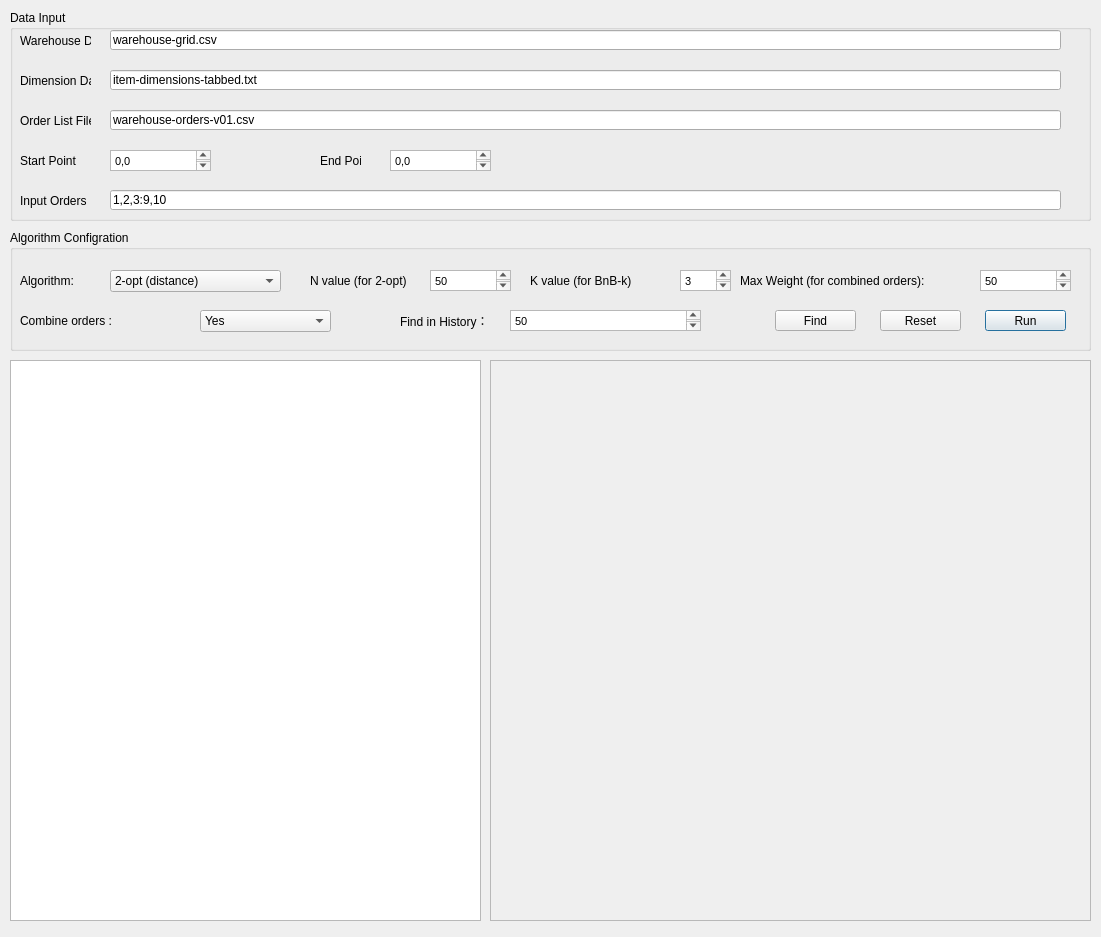
<?xml version="1.0" encoding="UTF-8"?>
<ui version="4.0">
 <class>Dialog</class>
 <widget class="QDialog" name="Dialog">
  <property name="geometry">
   <rect>
    <x>0</x>
    <y>0</y>
    <width>1101</width>
    <height>937</height>
   </rect>
  </property>
  <property name="windowTitle">
   <string>Dialog</string>
  </property>
  <widget class="QGroupBox" name="groupBox">
   <property name="geometry">
    <rect>
     <x>10</x>
     <y>10</y>
     <width>1081</width>
     <height>211</height>
    </rect>
   </property>
   <property name="title">
    <string>Data Input</string>
   </property>
   <widget class="QLineEdit" name="inputorders">
    <property name="geometry">
     <rect>
      <x>100</x>
      <y>180</y>
      <width>951</width>
      <height>20</height>
     </rect>
    </property>
    <property name="text">
     <string>1,2,3:9,10</string>
    </property>
   </widget>
   <widget class="QLabel" name="label_2">
    <property name="geometry">
     <rect>
      <x>10</x>
      <y>100</y>
      <width>71</width>
      <height>21</height>
     </rect>
    </property>
    <property name="text">
     <string>Order List File</string>
    </property>
   </widget>
   <widget class="QLabel" name="label_4">
    <property name="geometry">
     <rect>
      <x>310</x>
      <y>140</y>
      <width>41</width>
      <height>21</height>
     </rect>
    </property>
    <property name="text">
     <string>End Point</string>
    </property>
   </widget>
   <widget class="QLabel" name="label_3">
    <property name="geometry">
     <rect>
      <x>10</x>
      <y>140</y>
      <width>71</width>
      <height>21</height>
     </rect>
    </property>
    <property name="text">
     <string>Start Point</string>
    </property>
   </widget>
   <widget class="QTextEdit" name="startpoint">
    <property name="geometry">
     <rect>
      <x>100</x>
      <y>140</y>
      <width>101</width>
      <height>21</height>
     </rect>
    </property>
    <property name="html">
     <string>&lt;!DOCTYPE HTML PUBLIC &quot;-//W3C//DTD HTML 4.0//EN&quot; &quot;http://www.w3.org/TR/REC-html40/strict.dtd&quot;&gt;
&lt;html&gt;&lt;head&gt;&lt;meta name=&quot;qrichtext&quot; content=&quot;1&quot; /&gt;&lt;style type=&quot;text/css&quot;&gt;
p, li { white-space: pre-wrap; }
&lt;/style&gt;&lt;/head&gt;&lt;body style=&quot; font-family:'MS Shell Dlg 2'; font-size:8pt; font-weight:400; font-style:normal;&quot;&gt;
&lt;p style=&quot; margin-top:0px; margin-bottom:0px; margin-left:0px; margin-right:0px; -qt-block-indent:0; text-indent:0px;&quot;&gt;0,0&lt;/p&gt;&lt;/body&gt;&lt;/html&gt;</string>
    </property>
   </widget>
   <widget class="QLabel" name="label">
    <property name="geometry">
     <rect>
      <x>10</x>
      <y>20</y>
      <width>71</width>
      <height>21</height>
     </rect>
    </property>
    <property name="text">
     <string>Warehouse Data</string>
    </property>
   </widget>
   <widget class="QLineEdit" name="orderlist">
    <property name="geometry">
     <rect>
      <x>100</x>
      <y>100</y>
      <width>951</width>
      <height>20</height>
     </rect>
    </property>
    <property name="text">
     <string>warehouse-orders-v01.csv</string>
    </property>
   </widget>
   <widget class="QTextEdit" name="endpoint">
    <property name="geometry">
     <rect>
      <x>380</x>
      <y>140</y>
      <width>101</width>
      <height>21</height>
     </rect>
    </property>
    <property name="html">
     <string>&lt;!DOCTYPE HTML PUBLIC &quot;-//W3C//DTD HTML 4.0//EN&quot; &quot;http://www.w3.org/TR/REC-html40/strict.dtd&quot;&gt;
&lt;html&gt;&lt;head&gt;&lt;meta name=&quot;qrichtext&quot; content=&quot;1&quot; /&gt;&lt;style type=&quot;text/css&quot;&gt;
p, li { white-space: pre-wrap; }
&lt;/style&gt;&lt;/head&gt;&lt;body style=&quot; font-family:'MS Shell Dlg 2'; font-size:8pt; font-weight:400; font-style:normal;&quot;&gt;
&lt;p style=&quot; margin-top:0px; margin-bottom:0px; margin-left:0px; margin-right:0px; -qt-block-indent:0; text-indent:0px;&quot;&gt;0,0&lt;/p&gt;&lt;/body&gt;&lt;/html&gt;</string>
    </property>
   </widget>
   <widget class="QLabel" name="label_5">
    <property name="geometry">
     <rect>
      <x>10</x>
      <y>180</y>
      <width>71</width>
      <height>21</height>
     </rect>
    </property>
    <property name="text">
     <string>Input Orders</string>
    </property>
   </widget>
   <widget class="QLineEdit" name="warehousedata">
    <property name="geometry">
     <rect>
      <x>100</x>
      <y>20</y>
      <width>951</width>
      <height>20</height>
     </rect>
    </property>
    <property name="text">
     <string>warehouse-grid.csv</string>
    </property>
   </widget>
   <widget class="QLineEdit" name="dimension">
    <property name="geometry">
     <rect>
      <x>100</x>
      <y>60</y>
      <width>951</width>
      <height>20</height>
     </rect>
    </property>
    <property name="text">
     <string>item-dimensions-tabbed.txt</string>
    </property>
   </widget>
   <widget class="QLabel" name="label_12">
    <property name="geometry">
     <rect>
      <x>10</x>
      <y>60</y>
      <width>71</width>
      <height>21</height>
     </rect>
    </property>
    <property name="text">
     <string>Dimension Data</string>
    </property>
   </widget>
  </widget>
  <widget class="QGroupBox" name="groupBox_2">
   <property name="geometry">
    <rect>
     <x>10</x>
     <y>230</y>
     <width>1081</width>
     <height>121</height>
    </rect>
   </property>
   <property name="title">
    <string>Algorithm Configration</string>
   </property>
   <widget class="QLabel" name="label_6">
    <property name="geometry">
     <rect>
      <x>10</x>
      <y>40</y>
      <width>71</width>
      <height>21</height>
     </rect>
    </property>
    <property name="text">
     <string>Algorithm:</string>
    </property>
   </widget>
   <widget class="QComboBox" name="comboAlgorithm">
    <property name="geometry">
     <rect>
      <x>100</x>
      <y>40</y>
      <width>171</width>
      <height>22</height>
     </rect>
    </property>
    <item>
     <property name="text">
      <string>2-opt (distance)</string>
     </property>
    </item>
    <item>
     <property name="text">
      <string>2-opt (effort)</string>
     </property>
    </item>
    <item>
     <property name="text">
      <string>BnB-1</string>
     </property>
    </item>
    <item>
     <property name="text">
      <string>BnB-2</string>
     </property>
    </item>
    <item>
     <property name="text">
      <string>BnB-3</string>
     </property>
    </item>
    <item>
     <property name="text">
      <string>BnB-4</string>
     </property>
    </item>
    <item>
     <property name="text">
      <string>BnB k-layer</string>
     </property>
    </item>
    <item>
     <property name="text">
      <string>Test bench (all algorithoms)</string>
     </property>
    </item>
   </widget>
   <widget class="QLabel" name="label_7">
    <property name="geometry">
     <rect>
      <x>300</x>
      <y>40</y>
      <width>121</width>
      <height>21</height>
     </rect>
    </property>
    <property name="text">
     <string>N value (for 2-opt)</string>
    </property>
   </widget>
   <widget class="QTextEdit" name="textOptN">
    <property name="geometry">
     <rect>
      <x>420</x>
      <y>40</y>
      <width>81</width>
      <height>21</height>
     </rect>
    </property>
    <property name="html">
     <string>&lt;!DOCTYPE HTML PUBLIC &quot;-//W3C//DTD HTML 4.0//EN&quot; &quot;http://www.w3.org/TR/REC-html40/strict.dtd&quot;&gt;
&lt;html&gt;&lt;head&gt;&lt;meta name=&quot;qrichtext&quot; content=&quot;1&quot; /&gt;&lt;style type=&quot;text/css&quot;&gt;
p, li { white-space: pre-wrap; }
&lt;/style&gt;&lt;/head&gt;&lt;body style=&quot; font-family:'MS Shell Dlg 2'; font-size:8pt; font-weight:400; font-style:normal;&quot;&gt;
&lt;p style=&quot; margin-top:0px; margin-bottom:0px; margin-left:0px; margin-right:0px; -qt-block-indent:0; text-indent:0px;&quot;&gt;50&lt;/p&gt;&lt;/body&gt;&lt;/html&gt;</string>
    </property>
   </widget>
   <widget class="QLabel" name="label_8">
    <property name="geometry">
     <rect>
      <x>520</x>
      <y>40</y>
      <width>151</width>
      <height>21</height>
     </rect>
    </property>
    <property name="text">
     <string>K value (for BnB-k)</string>
    </property>
   </widget>
   <widget class="QTextEdit" name="textK">
    <property name="geometry">
     <rect>
      <x>670</x>
      <y>40</y>
      <width>51</width>
      <height>21</height>
     </rect>
    </property>
    <property name="html">
     <string>&lt;!DOCTYPE HTML PUBLIC &quot;-//W3C//DTD HTML 4.0//EN&quot; &quot;http://www.w3.org/TR/REC-html40/strict.dtd&quot;&gt;
&lt;html&gt;&lt;head&gt;&lt;meta name=&quot;qrichtext&quot; content=&quot;1&quot; /&gt;&lt;style type=&quot;text/css&quot;&gt;
p, li { white-space: pre-wrap; }
&lt;/style&gt;&lt;/head&gt;&lt;body style=&quot; font-family:'MS Shell Dlg 2'; font-size:8pt; font-weight:400; font-style:normal;&quot;&gt;
&lt;p style=&quot; margin-top:0px; margin-bottom:0px; margin-left:0px; margin-right:0px; -qt-block-indent:0; text-indent:0px;&quot;&gt;3&lt;/p&gt;&lt;/body&gt;&lt;/html&gt;</string>
    </property>
   </widget>
   <widget class="QLabel" name="label_9">
    <property name="geometry">
     <rect>
      <x>10</x>
      <y>80</y>
      <width>161</width>
      <height>21</height>
     </rect>
    </property>
    <property name="text">
     <string>Combine orders :</string>
    </property>
   </widget>
   <widget class="QComboBox" name="comboCombine">
    <property name="geometry">
     <rect>
      <x>190</x>
      <y>80</y>
      <width>131</width>
      <height>22</height>
     </rect>
    </property>
    <item>
     <property name="text">
      <string>Yes</string>
     </property>
    </item>
    <item>
     <property name="text">
      <string>No</string>
     </property>
    </item>
   </widget>
   <widget class="QLabel" name="label_10">
    <property name="geometry">
     <rect>
      <x>730</x>
      <y>40</y>
      <width>241</width>
      <height>21</height>
     </rect>
    </property>
    <property name="text">
     <string>Max Weight (for combined orders):</string>
    </property>
   </widget>
   <widget class="QTextEdit" name="textWeight">
    <property name="geometry">
     <rect>
      <x>970</x>
      <y>40</y>
      <width>91</width>
      <height>21</height>
     </rect>
    </property>
    <property name="html">
     <string>&lt;!DOCTYPE HTML PUBLIC &quot;-//W3C//DTD HTML 4.0//EN&quot; &quot;http://www.w3.org/TR/REC-html40/strict.dtd&quot;&gt;
&lt;html&gt;&lt;head&gt;&lt;meta name=&quot;qrichtext&quot; content=&quot;1&quot; /&gt;&lt;style type=&quot;text/css&quot;&gt;
p, li { white-space: pre-wrap; }
&lt;/style&gt;&lt;/head&gt;&lt;body style=&quot; font-family:'MS Shell Dlg 2'; font-size:8pt; font-weight:400; font-style:normal;&quot;&gt;
&lt;p style=&quot; margin-top:0px; margin-bottom:0px; margin-left:0px; margin-right:0px; -qt-block-indent:0; text-indent:0px;&quot;&gt;50&lt;/p&gt;&lt;/body&gt;&lt;/html&gt;</string>
    </property>
   </widget>
   <widget class="QPushButton" name="pushRun">
    <property name="geometry">
     <rect>
      <x>975</x>
      <y>80</y>
      <width>81</width>
      <height>21</height>
     </rect>
    </property>
    <property name="text">
     <string>Run</string>
    </property>
   </widget>
   <widget class="QPushButton" name="pushReset">
    <property name="geometry">
     <rect>
      <x>870</x>
      <y>80</y>
      <width>81</width>
      <height>21</height>
     </rect>
    </property>
    <property name="text">
     <string>Reset</string>
    </property>
   </widget>
   <widget class="QPushButton" name="pushFind">
    <property name="geometry">
     <rect>
      <x>765</x>
      <y>80</y>
      <width>81</width>
      <height>21</height>
     </rect>
    </property>
    <property name="text">
     <string>Find</string>
    </property>
   </widget>
   <widget class="QLabel" name="label_11">
    <property name="geometry">
     <rect>
      <x>390</x>
      <y>80</y>
      <width>111</width>
      <height>21</height>
     </rect>
    </property>
    <property name="text">
     <string>Find in History：</string>
    </property>
   </widget>
   <widget class="QTextEdit" name="textOrder">
    <property name="geometry">
     <rect>
      <x>500</x>
      <y>80</y>
      <width>191</width>
      <height>21</height>
     </rect>
    </property>
    <property name="html">
     <string>&lt;!DOCTYPE HTML PUBLIC &quot;-//W3C//DTD HTML 4.0//EN&quot; &quot;http://www.w3.org/TR/REC-html40/strict.dtd&quot;&gt;
&lt;html&gt;&lt;head&gt;&lt;meta name=&quot;qrichtext&quot; content=&quot;1&quot; /&gt;&lt;style type=&quot;text/css&quot;&gt;
p, li { white-space: pre-wrap; }
&lt;/style&gt;&lt;/head&gt;&lt;body style=&quot; font-family:'MS Shell Dlg 2'; font-size:8pt; font-weight:400; font-style:normal;&quot;&gt;
&lt;p style=&quot; margin-top:0px; margin-bottom:0px; margin-left:0px; margin-right:0px; -qt-block-indent:0; text-indent:0px;&quot;&gt;50&lt;/p&gt;&lt;/body&gt;&lt;/html&gt;</string>
    </property>
   </widget>
  </widget>
  <widget class="QTextBrowser" name="textBrowser">
   <property name="geometry">
    <rect>
     <x>10</x>
     <y>360</y>
     <width>471</width>
     <height>561</height>
    </rect>
   </property>
  </widget>
  <widget class="QFrame" name="frame">
   <property name="geometry">
    <rect>
     <x>490</x>
     <y>360</y>
     <width>601</width>
     <height>561</height>
    </rect>
   </property>
   <property name="frameShape">
    <enum>QFrame::StyledPanel</enum>
   </property>
   <property name="frameShadow">
    <enum>QFrame::Raised</enum>
   </property>
  </widget>
  <zorder>frame</zorder>
  <zorder>groupBox</zorder>
  <zorder>groupBox_2</zorder>
  <zorder>textBrowser</zorder>
  <zorder>gridLayoutWidget_3</zorder>
 </widget>
 <resources/>
 <connections>
  <connection>
   <sender>pushReset</sender>
   <signal>clicked()</signal>
   <receiver>textBrowser</receiver>
   <slot>clear()</slot>
   <hints>
    <hint type="sourcelabel">
     <x>917</x>
     <y>323</y>
    </hint>
    <hint type="destinationlabel">
     <x>418</x>
     <y>446</y>
    </hint>
   </hints>
  </connection>
  <connection>
   <sender>warehousedata</sender>
   <signal>editingFinished()</signal>
   <receiver>Dialog</receiver>
   <slot>whdata()</slot>
   <hints>
    <hint type="sourcelabel">
     <x>234</x>
     <y>41</y>
    </hint>
    <hint type="destinationlabel">
     <x>383</x>
     <y>5</y>
    </hint>
   </hints>
  </connection>
  <connection>
   <sender>dimension</sender>
   <signal>editingFinished()</signal>
   <receiver>Dialog</receiver>
   <slot>ddata()</slot>
   <hints>
    <hint type="sourcelabel">
     <x>262</x>
     <y>74</y>
    </hint>
    <hint type="destinationlabel">
     <x>527</x>
     <y>5</y>
    </hint>
   </hints>
  </connection>
  <connection>
   <sender>orderlist</sender>
   <signal>editingFinished()</signal>
   <receiver>Dialog</receiver>
   <slot>listdata()</slot>
   <hints>
    <hint type="sourcelabel">
     <x>362</x>
     <y>121</y>
    </hint>
    <hint type="destinationlabel">
     <x>636</x>
     <y>5</y>
    </hint>
   </hints>
  </connection>
  <connection>
   <sender>startpoint</sender>
   <signal>textChanged()</signal>
   <receiver>Dialog</receiver>
   <slot>stp()</slot>
   <hints>
    <hint type="sourcelabel">
     <x>188</x>
     <y>161</y>
    </hint>
    <hint type="destinationlabel">
     <x>686</x>
     <y>5</y>
    </hint>
   </hints>
  </connection>
  <connection>
   <sender>endpoint</sender>
   <signal>textChanged()</signal>
   <receiver>Dialog</receiver>
   <slot>edp()</slot>
   <hints>
    <hint type="sourcelabel">
     <x>425</x>
     <y>160</y>
    </hint>
    <hint type="destinationlabel">
     <x>473</x>
     <y>9</y>
    </hint>
   </hints>
  </connection>
  <connection>
   <sender>inputorders</sender>
   <signal>editingFinished()</signal>
   <receiver>Dialog</receiver>
   <slot>inputorders()</slot>
   <hints>
    <hint type="sourcelabel">
     <x>294</x>
     <y>199</y>
    </hint>
    <hint type="destinationlabel">
     <x>596</x>
     <y>-3</y>
    </hint>
   </hints>
  </connection>
  <connection>
   <sender>comboAlgorithm</sender>
   <signal>currentIndexChanged(int)</signal>
   <receiver>Dialog</receiver>
   <slot>algorithm()</slot>
   <hints>
    <hint type="sourcelabel">
     <x>227</x>
     <y>277</y>
    </hint>
    <hint type="destinationlabel">
     <x>717</x>
     <y>2</y>
    </hint>
   </hints>
  </connection>
  <connection>
   <sender>textOptN</sender>
   <signal>textChanged()</signal>
   <receiver>Dialog</receiver>
   <slot>optN()</slot>
   <hints>
    <hint type="sourcelabel">
     <x>462</x>
     <y>282</y>
    </hint>
    <hint type="destinationlabel">
     <x>547</x>
     <y>227</y>
    </hint>
   </hints>
  </connection>
  <connection>
   <sender>textK</sender>
   <signal>textChanged()</signal>
   <receiver>Dialog</receiver>
   <slot>bnbK()</slot>
   <hints>
    <hint type="sourcelabel">
     <x>695</x>
     <y>281</y>
    </hint>
    <hint type="destinationlabel">
     <x>726</x>
     <y>227</y>
    </hint>
   </hints>
  </connection>
  <connection>
   <sender>textWeight</sender>
   <signal>textChanged()</signal>
   <receiver>Dialog</receiver>
   <slot>maxw()</slot>
   <hints>
    <hint type="sourcelabel">
     <x>1010</x>
     <y>279</y>
    </hint>
    <hint type="destinationlabel">
     <x>981</x>
     <y>227</y>
    </hint>
   </hints>
  </connection>
  <connection>
   <sender>comboCombine</sender>
   <signal>currentIndexChanged(QString)</signal>
   <receiver>Dialog</receiver>
   <slot>comborders()</slot>
   <hints>
    <hint type="sourcelabel">
     <x>321</x>
     <y>316</y>
    </hint>
    <hint type="destinationlabel">
     <x>389</x>
     <y>223</y>
    </hint>
   </hints>
  </connection>
  <connection>
   <sender>textOrder</sender>
   <signal>textChanged()</signal>
   <receiver>Dialog</receiver>
   <slot>historder()</slot>
   <hints>
    <hint type="sourcelabel">
     <x>603</x>
     <y>314</y>
    </hint>
    <hint type="destinationlabel">
     <x>629</x>
     <y>228</y>
    </hint>
   </hints>
  </connection>
  <connection>
   <sender>pushFind</sender>
   <signal>clicked()</signal>
   <receiver>Dialog</receiver>
   <slot>find()</slot>
   <hints>
    <hint type="sourcelabel">
     <x>828</x>
     <y>321</y>
    </hint>
    <hint type="destinationlabel">
     <x>837</x>
     <y>222</y>
    </hint>
   </hints>
  </connection>
  <connection>
   <sender>pushReset</sender>
   <signal>clicked()</signal>
   <receiver>Dialog</receiver>
   <slot>reset()</slot>
   <hints>
    <hint type="sourcelabel">
     <x>940</x>
     <y>315</y>
    </hint>
    <hint type="destinationlabel">
     <x>887</x>
     <y>224</y>
    </hint>
   </hints>
  </connection>
  <connection>
   <sender>pushRun</sender>
   <signal>clicked()</signal>
   <receiver>Dialog</receiver>
   <slot>run()</slot>
   <hints>
    <hint type="sourcelabel">
     <x>1035</x>
     <y>321</y>
    </hint>
    <hint type="destinationlabel">
     <x>1021</x>
     <y>226</y>
    </hint>
   </hints>
  </connection>
 </connections>
 <slots>
  <slot>whdata()</slot>
  <slot>ddata()</slot>
  <slot>listdata()</slot>
  <slot>stp()</slot>
  <slot>edp()</slot>
  <slot>inputorders()</slot>
  <slot>algorithm()</slot>
  <slot>optN()</slot>
  <slot>bnbK()</slot>
  <slot>comborders()</slot>
  <slot>historder()</slot>
  <slot>maxw()</slot>
  <slot>find()</slot>
  <slot>reset()</slot>
  <slot>run()</slot>
 </slots>
</ui>
